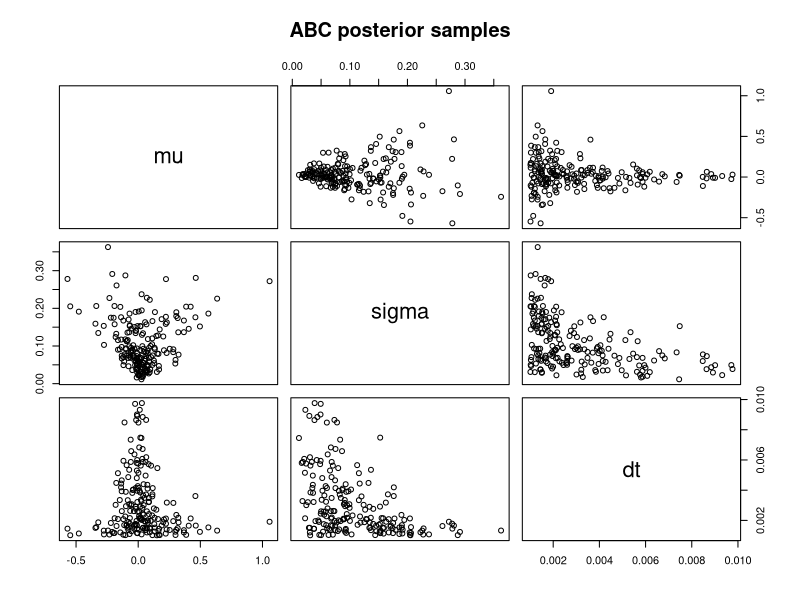
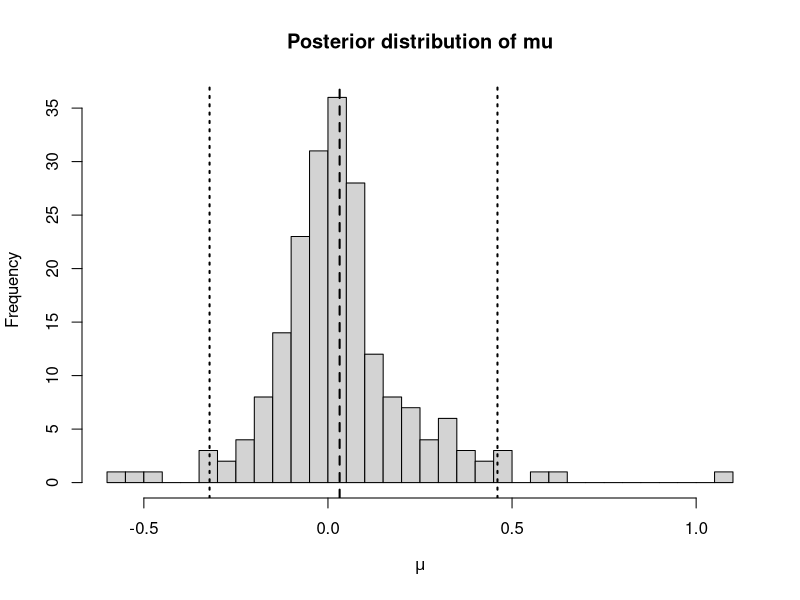
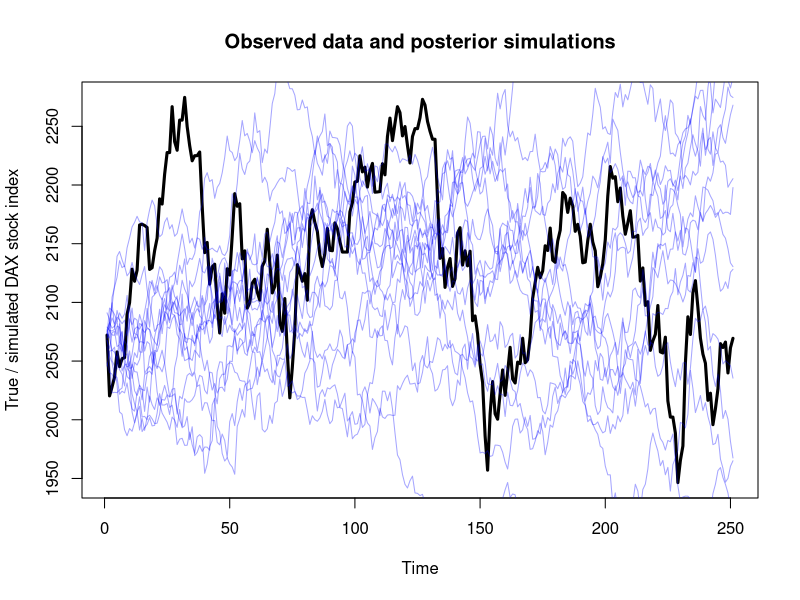
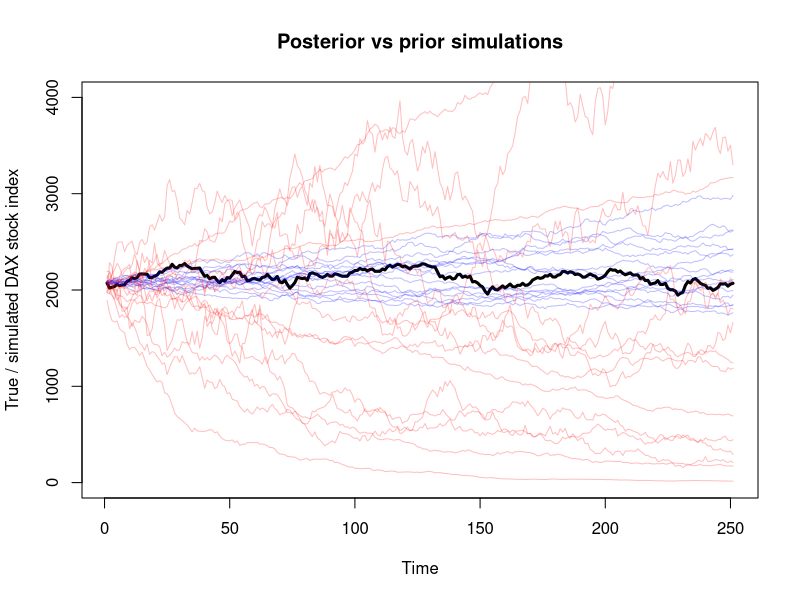

R code for these plots, in order:
# statistical inference 2
# sheet 5 exercise 5.1
# Topic: Approximate Bayesian Computation (ABC)

# Estimate parameters of a geometric Brownian motion for a DAX segment
# by simulating from the prior and retaining parameter values that produce
# paths close to the observed data.


set.seed(42)

data(EuStockMarkets)


# Observed DAX closing prices
y <- EuStockMarkets[625:875, 1]


# Common settings
epsilon <- 6500
n_posterior <- 200
max_trials <- 500000



# ---- (a) ----
# Implement ABC for mu, sigma and dt.


# Draw one parameter vector from the prior.
simulate_prior <- function() {

  mu_star <- rnorm(
    1,
    mean = 0,
    sd = 1
  )

  sigma_star <- runif(
    1,
    min = 0,
    max = 1
  )

  dt_star <- runif(
    1,
    min = 0.001,
    max = 0.01
  )

  c(
    mu = mu_star,
    sigma = sigma_star,
    dt = dt_star
  )
}


# Simulate one geometric Brownian motion path.
simulate_data <- function(
    n,
    mu,
    sigma,
    dt,
    first_value
) {

  increments <- rnorm(
    n,
    mean = (mu - sigma^2 / 2) * dt,
    sd = sigma * sqrt(dt)
  )

  log_path <- cumsum(increments)

  first_value * exp(log_path)
}


# Mean squared distance between observed and simulated data.
compute_distance <- function(
    data,
    simulated_data
) {

  mean(
    (data - simulated_data)^2
  )
}


# Rejection ABC:
# 1. draw parameters from the prior
# 2. simulate a path
# 3. accept the parameters if the distance is at most epsilon
run_abc <- function(
    n,
    y,
    epsilon,
    max_trials = 500000
) {

  posterior <- data.frame(
    mu = numeric(0),
    sigma = numeric(0),
    dt = numeric(0)
  )

  n_trials <- 0


  while (
    nrow(posterior) < n &&
    n_trials < max_trials
  ) {

    n_trials <- n_trials + 1


    # Step 1: sample from the prior
    prior <- simulate_prior()


    # Step 2: simulate data with the sampled parameters
    y_star <- simulate_data(
      n = length(y),
      mu = prior["mu"],
      sigma = prior["sigma"],
      dt = prior["dt"],
      first_value = y[1]
    )


    # Step 3: compare simulated and observed data
    distance <- compute_distance(
      data = y,
      simulated_data = y_star
    )


    # Accept if the simulated path is sufficiently close
    if (distance <= epsilon) {

      posterior <- rbind(
        posterior,
        data.frame(
          mu = prior["mu"],
          sigma = prior["sigma"],
          dt = prior["dt"]
        )
      )
    }


    if (n_trials %% 10000 == 0) {

      cat(
        "Trials:", n_trials,
        "- accepted:", nrow(posterior),
        "\n"
      )
    }
  }


  cat(
    "Generated",
    nrow(posterior),
    "posterior samples after",
    n_trials,
    "trials.\n"
  )

  posterior
}


posterior <- run_abc(
  n = n_posterior,
  y = y,
  epsilon = epsilon,
  max_trials = max_trials
)


# Inspect the accepted parameter values.
plot(
  posterior,
  main = "ABC posterior samples"
)



# ---- (b) ----
# Check whether mu = 0 is plausible under the posterior.


mu_values <- posterior$mu

posterior_mean_mu <- mean(mu_values)

credible_interval_mu <- quantile(
  mu_values,
  probs = c(0.025, 0.975)
)


posterior_mean_mu
credible_interval_mu


hist(
  mu_values,
  breaks = 30,
  main = "Posterior distribution of mu",
  xlab = expression(mu)
)

abline(
  v = posterior_mean_mu,
  lwd = 2,
  lty = 2
)

abline(
  v = credible_interval_mu,
  lwd = 2,
  lty = 3
)


# Interpretation:
# If 0 lies inside the 95% credible interval, the posterior is compatible
# with a driftless process (mu = 0).



# ---- (c) ----
# Compare the observed DAX path with simulations based on posterior means.


visualize_posterior <- function(
    posterior,
    y,
    n_paths = 15,
    ylim = NULL
) {

  post_mu <- mean(posterior$mu)
  post_sigma <- mean(posterior$sigma)
  post_dt <- mean(posterior$dt)


  plot(
    y,
    type = "l",
    lwd = 3,
    ylim = ylim,
    xlab = "Time",
    ylab = "True / simulated DAX stock index",
    main = "Observed data and posterior simulations"
  )


  for (i in seq_len(n_paths)) {

    simulated <- simulate_data(
      n = length(y),
      mu = post_mu,
      sigma = post_sigma,
      dt = post_dt,
      first_value = y[1]
    )

    lines(
      simulated,
      col = rgb(0, 0, 1, 0.35)
    )
  }
}


visualize_posterior(
  posterior = posterior,
  y = y
)


# The posterior simulations can reproduce similar stochastic behaviour,
# but they do not reproduce the exact historical DAX path.



# Compare with paths generated directly from random prior draws.
plot(
  y,
  type = "l",
  lwd = 3,
  ylim = c(0, 4000),
  xlab = "Time",
  ylab = "True / simulated DAX stock index",
  main = "Posterior vs prior simulations"
)


# Posterior-based paths
for (i in 1:15) {

  simulated <- simulate_data(
    n = length(y),
    mu = mean(posterior$mu),
    sigma = mean(posterior$sigma),
    dt = mean(posterior$dt),
    first_value = y[1]
  )

  lines(
    simulated,
    col = rgb(0, 0, 1, 0.25)
  )
}


# Prior-based paths
for (i in 1:15) {

  prior <- simulate_prior()

  simulated <- simulate_data(
    n = length(y),
    mu = prior["mu"],
    sigma = prior["sigma"],
    dt = prior["dt"],
    first_value = y[1]
  )

  lines(
    simulated,
    col = rgb(1, 0, 0, 0.25)
  )
}



# ---- (d) ----
# Study the effect of changing epsilon.


# Smaller epsilon:
# fewer proposals are accepted and the approximation is stricter,
# but computation becomes more expensive.
epsilon_small <- 5000

posterior_small <- run_abc(
  n = 50,
  y = y,
  epsilon = epsilon_small,
  max_trials = max_trials
)


# Larger epsilon:
# more proposals are accepted, but the posterior becomes less informative.
epsilon_large <- 50000

posterior_large <- run_abc(
  n = n_posterior,
  y = y,
  epsilon = epsilon_large,
  max_trials = max_trials
)


# In the limit epsilon -> infinity, every prior draw is accepted.
# Therefore, the ABC posterior approaches the prior.
